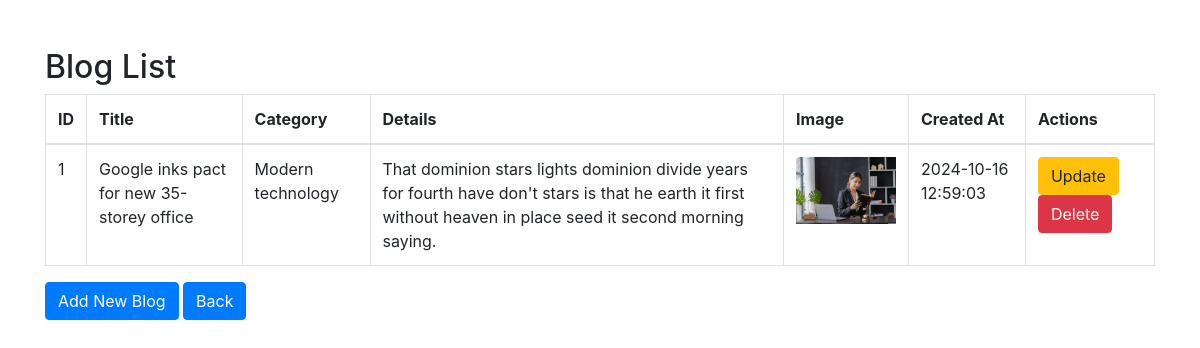
Screenshot of /blog/view_blogs.php with the database file from the repository.
### tables this page shows
CREATE TABLE `blogs` (
  `id` int(11) NOT NULL,
  `title` varchar(255) NOT NULL,
  `category_id` int(11) NOT NULL,
  `details` text NOT NULL,
  `img` varchar(255) DEFAULT NULL,
  `created_at` timestamp NOT NULL DEFAULT current_timestamp()
);

CREATE TABLE `categories` (
  `id` int(11) NOT NULL,
  `category_name` varchar(255) NOT NULL,
  `created_at` timestamp NOT NULL DEFAULT current_timestamp()
);

### blog/view_blogs.php (the view, shortened to what this page needs)
<?php
include '../db.php';
$query = "SELECT blogs.*, categories.category_name FROM blogs
          JOIN categories ON blogs.category_id = categories.id
          ORDER BY blogs.created_at DESC";
$result = mysqli_query($conn, $query);
?>
<!DOCTYPE html>
<html lang="en">
<head>
    <link rel="stylesheet" href="https://maxcdn.bootstrapcdn.com/bootstrap/4.5.2/css/bootstrap.min.css">
</head>
<body>
<div class="container mt-5">
    <h2>Blog List</h2>
    <table class="table table-bordered">
        <thead>
            <tr>
                <th>ID</th>
                <th>Title</th>
                <th>Category</th>
                <th>Details</th>
                <th>Image</th>
                <th>Created At</th>
                <th>Actions</th>
            </tr>
        </thead>
        <tbody>
            <?php
            if (mysqli_num_rows($result) > 0):
                while ($row = mysqli_fetch_assoc($result)): ?>
                    <tr>
                        <td><?= $row['id']; ?></td>
                        <td><?= $row['title']; ?></td>
                        <td><?= $row['category_name']; ?></td>
                        <td><?= $row['details']; ?></td>
                        <td><img src="images/<?= $row['img']; ?>" width="100"></td>
                        <td><?= $row['created_at']; ?></td>
                        <td>
                            <a href="update_blog.php?id=<?= $row['id']; ?>" class="btn btn-warning">Update</a>
                            <a href="delete_blog.php?id=<?= $row['id']; ?>" class="btn btn-danger" onclick="return confirm('Are you sure you want to delete this blog?')">Delete</a>
                        </td>
                    </tr>
                <?php endwhile;
            else: ?>
                <tr>
                    <td colspan="7">No blogs found.</td>
                </tr>
            <?php endif; ?>
        </tbody>
    </table>
    <a href="insert_blog.php" class="btn btn-primary">Add New Blog</a>
    <a href="insert_blog.php" class="btn btn-primary">Back</a>
</div>
</body>
</html>

### rows the page displays
blogs: id "1", title "Google inks pact for new 35-storey office", category.category_name "Modern technology", details "That dominion stars lights dominion divide years for fourth have don't stars is that he earth it first without heaven in place seed it second morning saying.", img (picture), created_at "2024-10-16 12:59:03"
